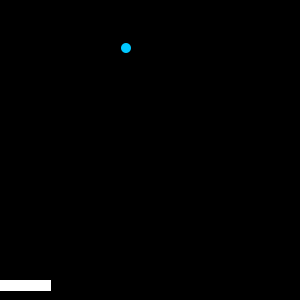
Frame 1 (no input)
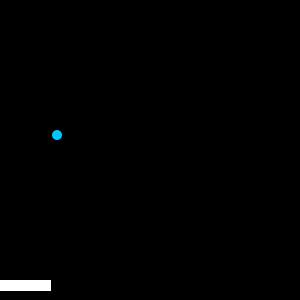
Frame 60 (the mouse pressed at the canvas centre just before this capture)
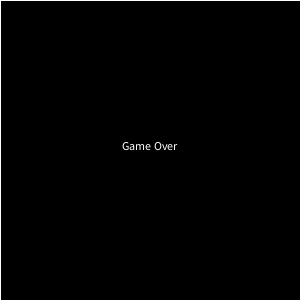
Frame 120 (the mouse held since frame 60 and released just before this capture)

The Processing sketch that drew these frames (run headless with seeded random() and noise(); from frame 60 on, the mouse is pressed at the canvas centre):

// Processing sketch: processing_83470
// ── processing_83470.pde

//Tina L., CP1 14/15 Pong
Paddle human;
Ball bob;
int dir = 0;
void setup()
{
  size(300,300);
  bob = new Ball();
  human = new Paddle();
}
void draw()
{
  background(0);
  human.showhuman();
  human.keyPressed();
  bob.move();
  bob.bounce();
  bob.show();
}
class Ball
{
  int x, y;
  boolean up, right;
  Ball()
  {
    x = int(random(200));
    y = int(random(200));
    up = true;
    right = false;
  }
  void move()
  {
    if(up == true)
    {
      y=y-3;
    }
    else
    {
      y=y+3;
    }
    if(right == true)
    {
      x=x+3;
    }
    else
    {
      x=x-3;
    }
  }
  void bounce()
  {
    if(y < 5)
    {
      up = false;
    }
    if(x > 295)
    {
      right = false;
    }
    if(x < 5)
    {
      right = true;
    }
    if(get(x,y+5) != color(0))
    {
      up =! up;
    }
    if(y>280)
    {
      up = false;
      fill(0);
      rect(0,0,300,300);
      fill(255);
      textAlign(CENTER);
      text("Game Over", 150, 150);
    }
  }
  void show()
  {
    noStroke();
    fill(0,200,255);
    ellipse(x,y,10,10);
  }
}
class Paddle
{
  void keyPressed()
  {
    if (keyPressed == true & key == 'a')
    {
      dir=dir-2;
    }
    if (keyPressed == true & key == 'd')
    {
      dir=dir+2;
    }
    if (dir<=0)
    {
      dir=0;
    }
    if (dir>=250)
    {
      dir=250;
    }
  }
  void showhuman()
  {
    stroke(255);
    fill(255);
    rect(dir, 280, 50, 10);
  }
}
